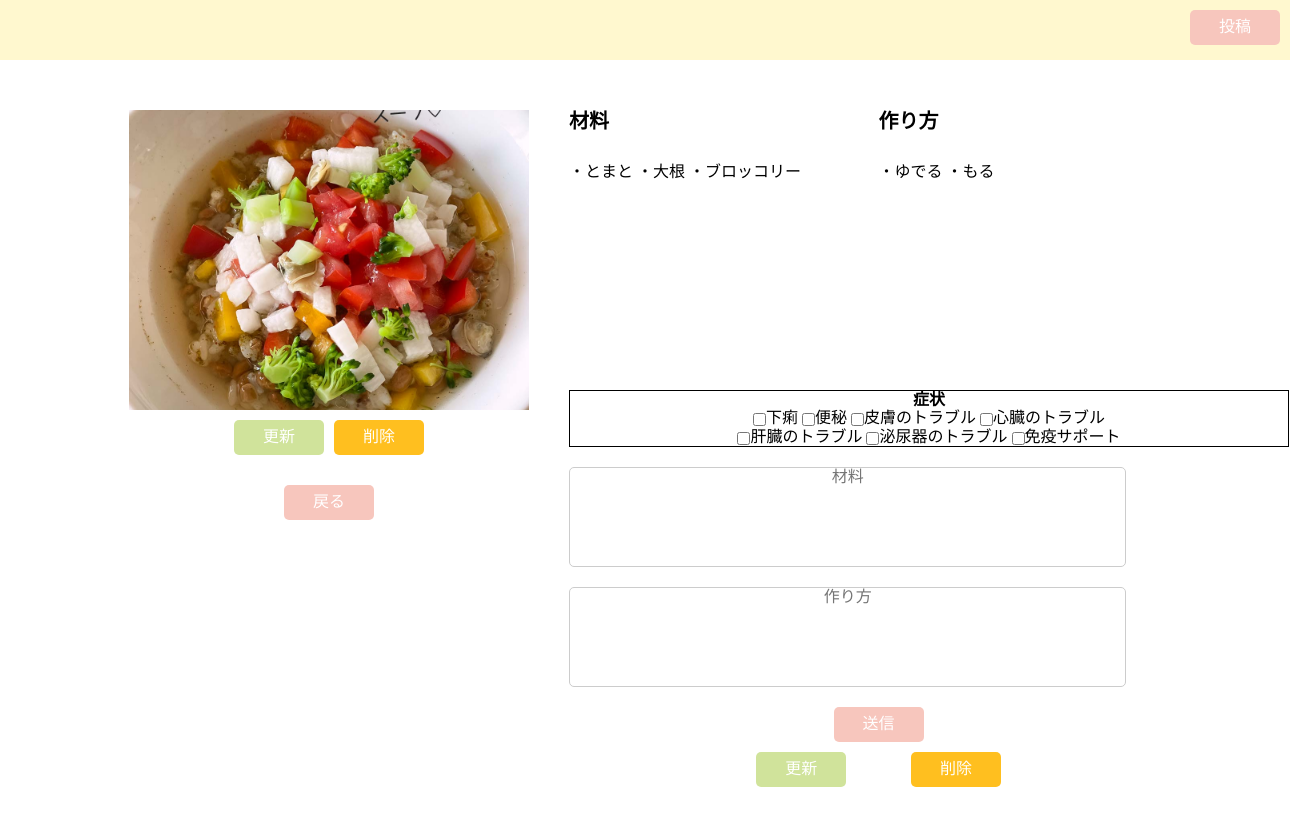
The page /imageDetail.php?id=39 on the database its author committed.
### tables this page shows
CREATE TABLE `images` (
  `id` int(11) NOT NULL,
  `file_name` varchar(255) NOT NULL,
  `create_date` timestamp NOT NULL DEFAULT current_timestamp()
);

CREATE TABLE `comments` (
  `id` int(11) NOT NULL COMMENT 'ID',
  `image_id` int(11) NOT NULL COMMENT '画像ID',
  `comment` varchar(255) NOT NULL COMMENT 'コメント',
  `comment2` varchar(255) NOT NULL,
  `symptoms` text NOT NULL,
  `create_date` timestamp NOT NULL DEFAULT current_timestamp() COMMENT '作成日'
);

### getDatas.php (called while the page is built)
<?php
$uri = $_SERVER['REQUEST_URI'];
 if(strpos($uri,'imageDetail.php')!== false){
   $imageId = $_GET['id'];
   $sql = "SELECT * FROM images WHERE id = " . $imageId;
    $sth = $db->prepare($sql);
    $sth->execute();
    $data['image'] = $sth->fetch();
    $sql2 = "SELECT * FROM comments WHERE image_id = " . $imageId . " ORDER BY create_date DESC";
    $sth = $db->prepare($sql2);
    $sth->execute();
    $data['comments'] = $sth->fetchAll();
    $countComment = count($data['comments']);
    }else{
    $sql = "SELECT * FROM images ORDER BY create_date DESC";
      $sth = $db->prepare($sql);
      $sth->execute();
      $data = $sth->fetchAll();
    }
      return $data;

### html/imageDetail.php (the view, shortened to what this page needs)
<!DOCTYPE html>
<html lang="ja">
<head>
  <link rel="stylesheet" href="../css/style.css">
</head>
<body>
  <?php include('../dbConfig.php') ?>
  <?php include('../getDatas.php') ?>
  <?php include('./header.php') ?>
  <div class="detailImageBox">
    <div class="detailImage">
      <img src="../images/<?php echo $data['image']['file_name']; ?>" alt="投稿画像">
      <div class="detailImagButton">
        <button class="updateButton" onclick="location.href='./postImageForm.php?id=<?php echo $_GET['id'];?>';">更新</button>
        <button class="deleteButton" onclick="location.href='../deleteImage.php?id=<?php echo $_GET['id'];?>';">削除</button>
      </div>
      <button onclick="location.href='./index.php';">戻る</button>
    </div>
    <div class="comment">
     <div id="comment">
        <ul class="a">
          <p class="commentTitle">材料</p>
            <?php for($i=0; $i < $countComment; $i++) { ?>
              <li><?php echo $data['comments'][$i]['comment']; ?></li>
            <?php } ?>
        </ul>
        <ul class="b">
          <p class="commentTitle">作り方</p>
            <?php for($i=0; $i < $countComment; $i++) { ?>
              <li><?php echo $data['comments'][$i]['comment2']; ?></li>
            <?php } ?>
        </ul>
      </div>
      <div class="submitComment">
        <form action="../postComment.php?image_id=<?php echo $_GET['id']; ?>" method="post" enctype="multipart/form-data">
        <div class="checkbox">
          <p class="checkboxTitle">症状</p>
              <input type="checkbox" name="symptoms[]" value="下痢">下痢
              <input type="checkbox" name="symptoms[]" value="便秘">便秘
              <input type="checkbox" name="symptoms[]" value="皮膚のトラブル">皮膚のトラブル
              <input type="checkbox" name="symptoms[]" value="心臓のトラブル">心臓のトラブル
              </br><input type="checkbox" name="symptoms[]" value="肝臓のトラブル">肝臓のトラブル
              <input type="checkbox" name="symptoms[]" value="泌尿器のトラブル">泌尿器のトラブル
              <input type="checkbox" name="symptoms[]" value="免疫サポート">免疫サポート
          </div>
          <textarea name="comment" id="comment" cols="40" rows="10" placeholder="材料"></textarea>
          <textarea name="comment2" id="comment" cols="40" rows="10" placeholder="作り方"></textarea>
          <button type="submit" name="submit">送信</button>
        </form>
        <div class="detailImagButton">
            <button class="updateButton" onclick="location.href='../u_view.php?id=<?php echo $_GET['id'];?>';">更新</button>
            <button class="deleteButton" onclick="location.href='../deleteComment.php?id=<?php echo $_GET['id'];?>';">削除</button>
        </div>
      </div>
  </div>
</div>
</body>
</html>

### css/style.css (style rules this page uses)
html { line-height: 1.15; -webkit-text-size-adjust: 100%; -webkit-tap-highlight-color: transparent; }
body { margin: 0; }
p, table, blockquote, address, pre, iframe, form, figure, dl { margin: 0; }
ul, ol { margin: 0; padding: 0; list-style: none; }
svg, img, embed, object, iframe { vertical-align: bottom; }
button, input, optgroup, select, textarea { -webkit-appearance: none; appearance: none; vertical-align: middle; color: inherit; font: inherit; background: transparent; padding: 0; margin: 0; border-radius: 0; text-align: inherit; text-transform: inherit; }
[type="checkbox"] { -webkit-appearance: checkbox; appearance: checkbox; }
button, [type="button"], [type="reset"], [type="submit"] { cursor: pointer; }
textarea { overflow: auto; }
button { color: #fff; background-color: #f7c6bd; width: 90px; height: 35px; text-align: center; border-radius: 5px; }
.detailImageBox { width: 80%; margin: 50px auto 0 auto; text-align: center; display: flex; }
.detailImage { width: 100%; }
.detailImage img { width: 400px; height: 300px; object-fit: cover; }
.detailImagButton { width: 50%; margin: 10px auto 30px auto; display: flex; justify-content: space-around; }
.updateButton { background-color: #d0e39b; }
.deleteButton { background-color: #ffbf1f; }
.comment { width: 60%; margin-left: 40px; text-align: left; list-style: none; }
.comment ul { height: 280px; overflow-y: scroll; }
.commentTitle { font-size: 20px; font-weight: bold; margin-bottom: 30px; }
.comment li { margin-bottom: 20px; }
textarea { width: 90%; height: 100px; resize: none; border: 1px solid #ccc; margin: 20px 0; border-radius: 5px; }
.submitComment { width: 100%; margin: 0 auto; text-align: center; }
.checkbox { border: solid 0.1px; width: 720px; }
#comment { display: flex; }
.checkboxTitle { font-weight: bold; }
.a { width: 1000px; }
.b { width: 1000px; }

### rows shown on the page
images: file_name (picture)
comments: comment "・とまと ・大根 ・ブロッコリー", comment2 "・ゆでる ・もる"
